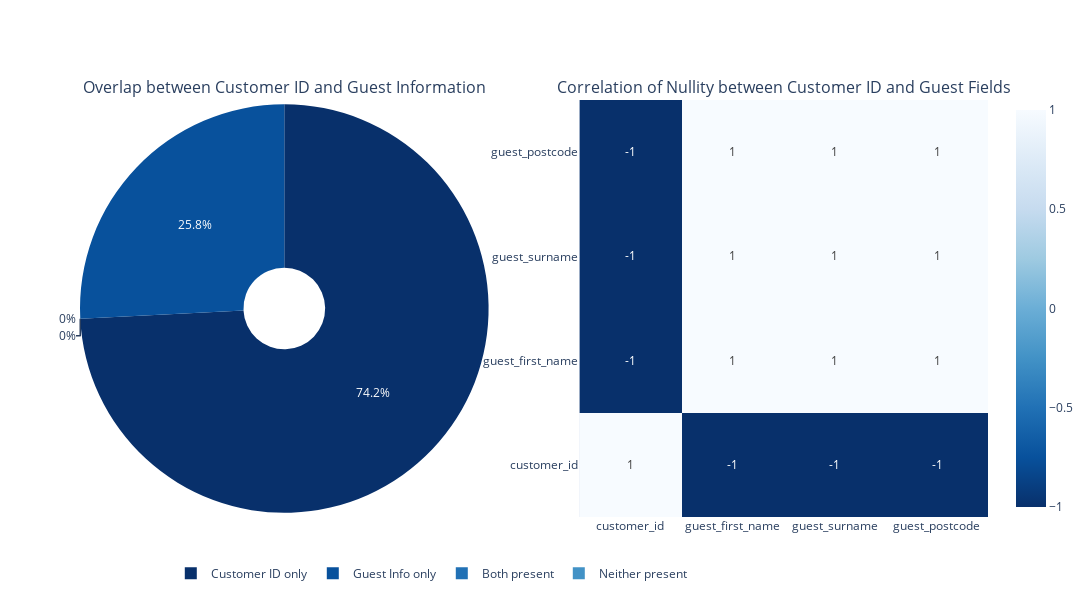

Notebook code cell kept with this figure:
### Code cell
fig = make_subplots(rows=1, cols=2,
                   subplot_titles=('Overlap between Customer ID and Guest Information',
                                  'Correlation of Nullity between Customer ID and Guest Fields'),
                   specs=[[{"type": "domain"}, {"type": "heatmap"}]])

values = [
    customer_count - overlap_count,
    guest_count - overlap_count,
    overlap_count,
    total_records - customer_count - guest_count + overlap_count
]

# simple venn diagram with pie chart
fig.add_trace(
    go.Pie(
        labels=['Customer ID only', 'Guest Info only', 'Both present', 'Neither present'],
        values=values,
        hole=0.2,
        marker=dict(
            colors=px.colors.sequential.Blues[::-1]
        ),
    ),
    row=1, col=1
)

# Create a correlation heatmap for these fields
correlation_fields = ["customer_id", "guest_first_name", "guest_surname", "guest_postcode"]
corr_matrix = purchases_eda_df.select([
    pl.col(field).is_null().cast(pl.Int8) for field in correlation_fields
]).to_pandas().corr()


# Add correlation heatmap to the figure
fig.add_trace(
    go.Heatmap(
        z=corr_matrix.values,
        x=correlation_fields,
        y=correlation_fields,
        colorscale=px.colors.sequential.Blues[::-1],
        zmin=-1, zmax=1,
        text=corr_matrix.round(2).values,
        texttemplate="%{text}",
        textfont={"size": 12}
    ),
    row=1, col=2
)

fig.update_layout(
    height=600,
    width=1200,
    showlegend=True,
    legend=dict(x=0.1, y=-0.1, orientation='h')
)

fig.show()

### Figure 1 — Plotly figure (JSON) as saved in the notebook; plotly's stock layout.template omitted (floating-point values rounded to 4 significant figures)
{"data": [{"domain": {"x": [0, 0.45], "y": [0, 1]}, "hole": 0.2, "labels": ["Customer ID only", "Guest Info only", "Both present", "Neither present"], "marker": {"colors": ["rgb(8,48,107)", "rgb(8,81,156)", "rgb(33,113,181)", "rgb(66,146,198)", "rgb(107,174,214)", "rgb(158,202,225)", "rgb(198,219,239)", "rgb(222,235,247)", "rgb(247,251,255)"]}, "type": "pie", "values": [53071, 18448, 0, 0]}, {"colorscale": [[0, "rgb(8,48,107)"], [0.125, "rgb(8,81,156)"], [0.25, "rgb(33,113,181)"], [0.375, "rgb(66,146,198)"], [0.5, "rgb(107,174,214)"], [0.625, "rgb(158,202,225)"], [0.75, "rgb(198,219,239)"], [0.875, "rgb(222,235,247)"], [1, "rgb(247,251,255)"]], "text": [[1, -1, -1, -1], [-1, 1, 1, 1], [-1, 1, 1, 1], [-1, 1, 1, 1]], "textfont": {"size": 12}, "texttemplate": "%{text}", "type": "heatmap", "x": ["customer_id", "guest_first_name", "guest_surname", "guest_postcode"], "xaxis": "x", "y": ["customer_id", "guest_first_name", "guest_surname", "guest_postcode"], "yaxis": "y", "z": [[1, -1.0, -1.0, -1.0], [-1.0, 1, 1, 1], [-1.0, 1, 1, 1], [-1.0, 1, 1, 1]], "zmax": 1, "zmin": -1}], "layout": {"annotations": [{"font": {"size": 16}, "showarrow": false, "text": "Overlap between Customer ID and Guest Information", "x": 0.225, "xanchor": "center", "xref": "paper", "y": 1, "yanchor": "bottom", "yref": "paper"}, {"font": {"size": 16}, "showarrow": false, "text": "Correlation of Nullity between Customer ID and Guest Fields", "x": 0.775, "xanchor": "center", "xref": "paper", "y": 1, "yanchor": "bottom", "yref": "paper"}], "height": 600, "legend": {"orientation": "h", "x": 0.1, "y": -0.1}, "showlegend": true, "width": 1200, "xaxis": {"anchor": "y", "domain": [0.55, 1]}, "yaxis": {"anchor": "x", "domain": [0, 1]}}}
